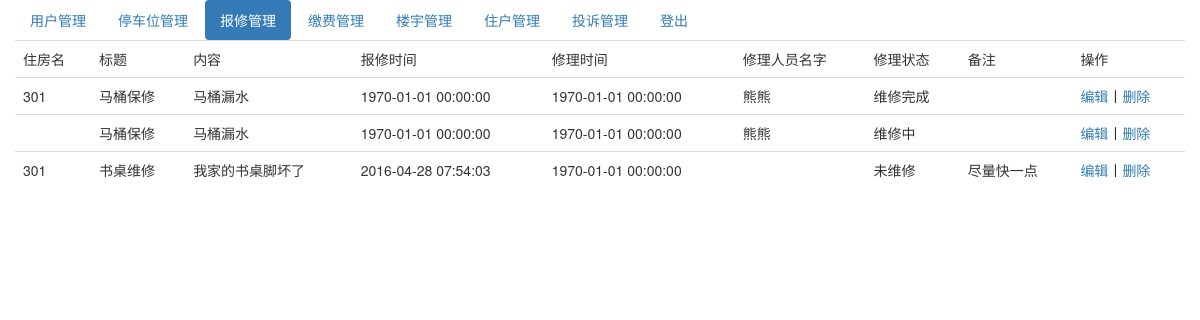
Before: /index.php/repair_admin/index with the older database file.
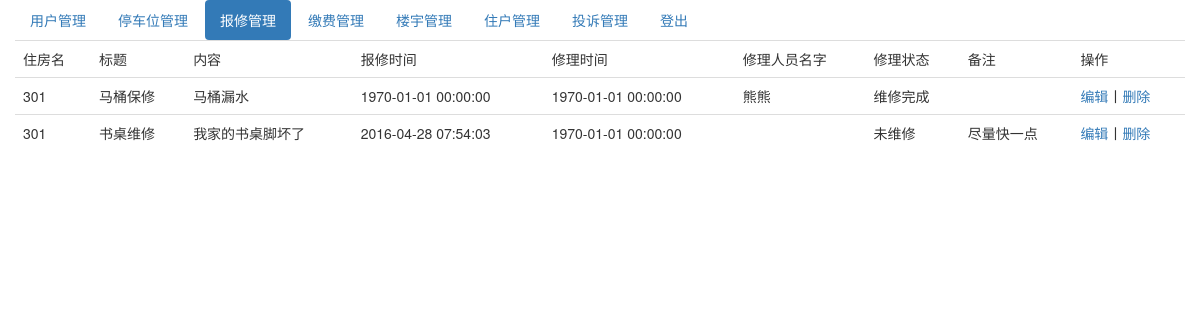
After: the same page with the newer database file.
### tables this page shows
CREATE TABLE IF NOT EXISTS `repair` (
  `repair_id` int(10) NOT NULL AUTO_INCREMENT,
  `house_id` int(10) NOT NULL,
  `title` varchar(255) NOT NULL,
  `content` varchar(255) NOT NULL COMMENT '维修内容',
  `repair_time` int(10) NOT NULL,
  `create_time` int(10) NOT NULL,
  `repair_name` varchar(255) NOT NULL COMMENT '维修人员',
  `status` tinyint(4) NOT NULL DEFAULT '0' COMMENT '维修状态0等待维修 10维修中 20维修完成',
  `remark` varchar(255) NOT NULL,
  PRIMARY KEY (`repair_id`)
);

### application/controllers/Repair_admin.php (called while the page is built, shortened)
<?php
class Repair_admin extends CI_Controller{
    public function __construct()
    {
        $this->load->helper('url_helper');
    }
    public function index(){
        $this->load->model('repair_model');
        $this->load->model('house_model');
        $condition=array();
        $repair_list=$this->repair_model->getRepairList($condition);
        if(!empty($repair_list)){
            foreach($repair_list as $key=>$value){
              $house_info=$this->house_model->getHouseInfo(array('house_id'=>$value['house_id']));
                $repair_list[$key]['house_name']=$house_info['house_name'];
            }
        }
        $data=array();
        $data['repair_list']=$repair_list;
        $this->load->view('templates/header_admin',$data);
        $this->load->view('repair_index_admin',$data);
    }
}

### index.php (called while the page is built, shortened)
<?php
require_once BASEPATH.'core/CodeIgniter.php';

### application/models/Repair_model.php (called while the page is built, shortened)
<?php
class Repair_model extends CI_Model{
    public function getRepairList($condition=array())
    {
        $query=$this->db->get_where('repair',$condition);
        return $query->result_array();
    }
}
?>

### application/models/House_model.php (called while the page is built, shortened)
<?php
class House_model extends CI_Model{
    public function getHouseInfo($condition){
        $query = $this->db->get_where('house',$condition);
        return $query->row_array();
    }
}
?>

### application/views/repair_index_admin.php (the view, shortened to what this page needs)
<div class="container">
    <div class="row">
        <ul class="nav nav-pills">
            <li role="presentation"><a href="/index.php/member_admin/index">用户管理</a></li>
            <li role="presentation"><a href="/index.php/carport_admin/index">停车位管理</a></li>
            <li role="presentation" class="active"><a href="/index.php/repair_admin/index">报修管理</a></li>
            <li role="presentation"><a href="/index.php/charge_admin/index">缴费管理</a></li>
            <li role="presentation"><a href="/index.php/building_admin/index">楼宇管理</a></li>
            <li role="presentation"><a href="/index.php/house_admin/index">住户管理</a></li>
            <li role="presentation"><a href="/index.php/complain_admin/index">投诉管理</a></li>
            <li role="presentation"><a href="/index.php/Welcome/logout">登出</a></li>
        </ul>
    </div>
    <div class="row">
        <table class="table">
            <tr>
                <td>住房名</td>
                <td>标题</td>
                <td>内容</td>
                <td>报修时间</td>
                <td>修理时间</td>
                <td>修理人员名字</td>
                <td>修理状态</td>
                <td>备注</td>
                <td>操作</td>
            </tr>
            <?php foreach($repair_list as $value){ ?>
                <tr>
                    <td><?php echo $value['house_name']; ?></td>
                    <td><?php echo $value['title']; ?></td>
                    <td><?php echo $value['content']; ?></td>
                    <td><?php echo date('Y-m-d H:i:s',$value['create_time']); ?></td>
                    <td><?php echo date('Y-m-d H:i:s',$value['repair_time']); ?></td>
                    <td><?php echo $value['repair_name']; ?></td>
                    <td><?php if($value['status']==0){echo '未维修';}elseif($value['status']==10){echo '维修中';}elseif($value['status']==20){echo '维修完成';}  ?></td>
                    <td><?php echo $value['remark']; ?></td>
                    <td><a href="/index.php/repair_admin/showEdit?repair_id=<?php echo $value['repair_id']; ?>">编辑</a>丨<a href="/index.php/repair_admin/delete?repair_id=<?php echo $value['repair_id']; ?>">删除</a></td>
                </tr>
            <?php } ?>
        </table>
    </div>
</div>

Changed rows visible on the page:
removed repair: title "马桶保修", content "马桶漏水", create_time "1970-01-01 00:00:00", repair_time "1970-01-01 00:00:00", repair_name "熊熊", status "维修中"
